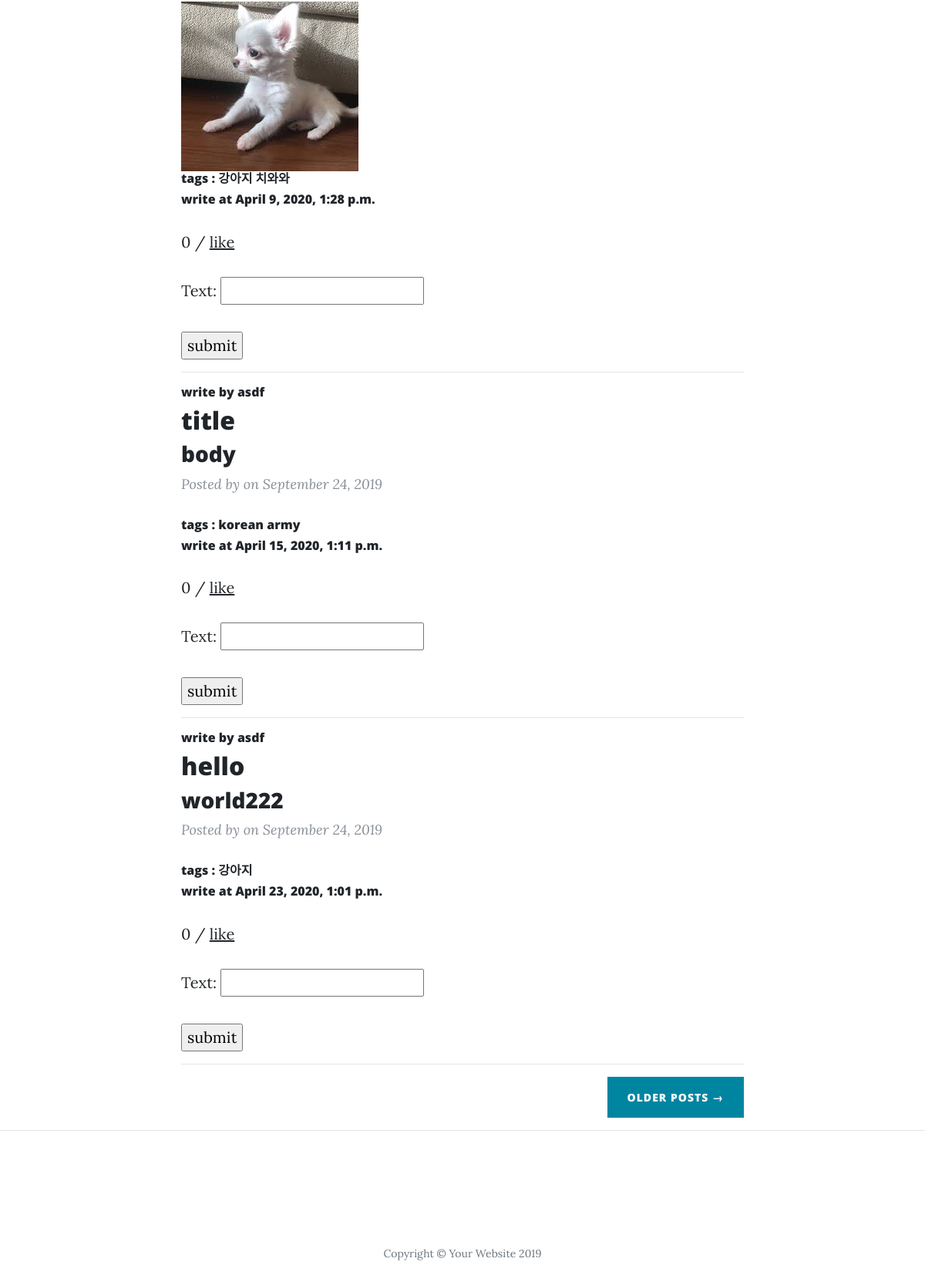
/user/asdf (lower part), run on an earlier commit of the app's database.
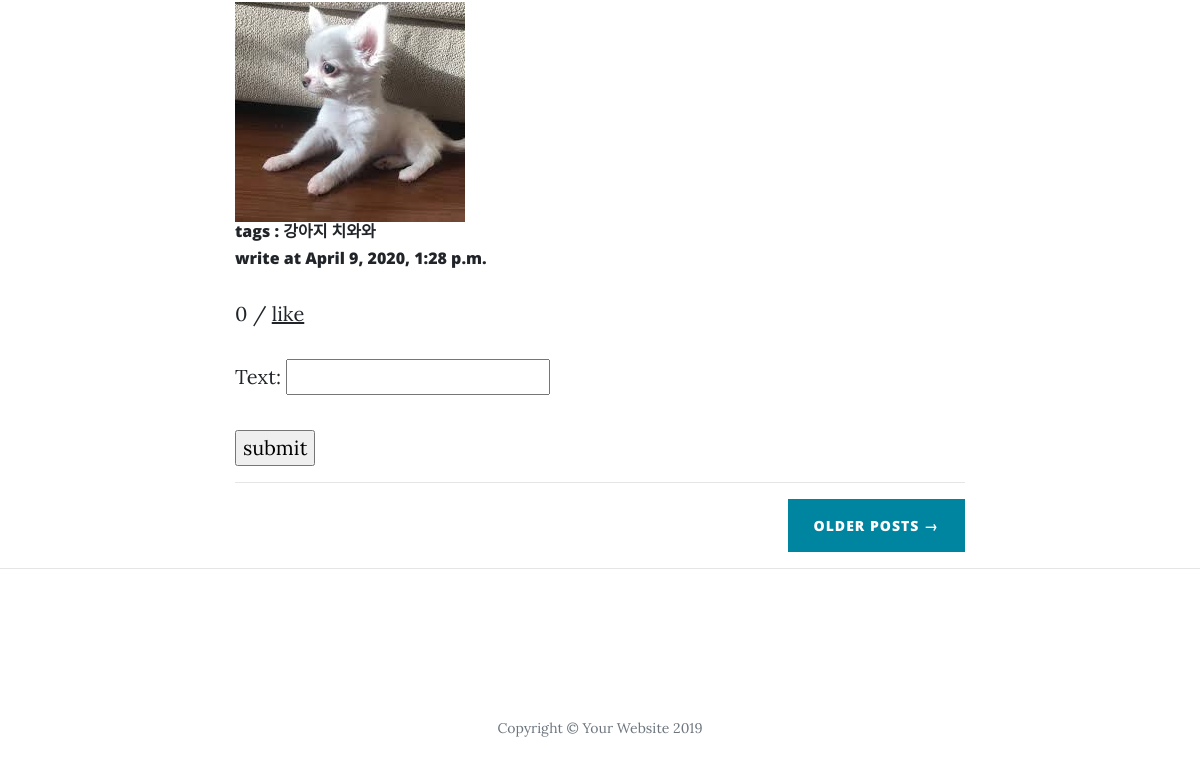
And on a later commit of the database.
### app/models.py (models this page shows, shortened)
class Post(models.Model):
    title = models.CharField(max_length=200)
    date = models.DateTimeField('date published')
    body = models.TextField()
    writer = models.ForeignKey(settings.AUTH_USER_MODEL, on_delete=models.CASCADE, related_name="writer", default="")
    image = models.ImageField(upload_to='images/', blank=True)
    hashtag = models.CharField(max_length=200, blank=True)
    hashtags = models.ManyToManyField('Hashtag', blank=True)
    likes = models.ManyToManyField(settings.AUTH_USER_MODEL, related_name="likes")

class Hashtag(models.Model):
    name = models.CharField(max_length=50)

### app/views.py (the view)
# urls.py: path('user/<str:pk>', app.views.user, name='user'),
def user(request, pk):
    user = User.objects.get(username=pk)
    posts = Post.objects.filter(writer=user)
    c_form = CommentForm()
    r = Relationship.objects
    flw_list = r.filter(who=user)
    flwer_list = r.filter(whom=user)
    flw = flw_list.count()
    flwer = flwer_list.count()
    if request.user.is_authenticated:
        b = r.filter(who=request.user, whom=user)
        return render(request, 'app/user.html', {'b': b,'flw': flw, 'flwer': flwer, 'flw_list': flw_list, 'flwer_list': flwer_list, 'user': user, 'posts': posts, 'c_form': c_form})
    else:
        return render(request, 'app/user.html', {'flw': flw, 'flwer': flwer, 'flw_list': flw_list, 'flwer_list': flwer_list, 'user': user, 'posts': posts, 'c_form': c_form})

### app/forms.py
class CommentForm(forms.ModelForm):
    class Meta:
        model = Comment
        fields = ['text']

### app/templates/app/user.html (shortened to what this page needs)
{% extends "app/base.html" %}
{% block posts %}
    {{ block.super }}
{% endblock %}

### app/templates/app/base.html (shortened to what this page needs)
{% load staticfiles %}
<!DOCTYPE html>
<html lang="en">
<head>
  <link href="{% static 'vendor/bootstrap.min.css' %}" rel="stylesheet">
  <link href="{% static 'vendor/all.min.css' %}" rel="stylesheet" type="text/css">
  <link href= "{% static 'css/clean-blog.min.css' %}" rel="stylesheet">
</head>
<body>
{% block posts %}
  <div class="container">
    <div class="row">
      <div class="col-lg-8 col-md-10 mx-auto">
        {% for post in posts.all %}
        <div class="post-preview">
            <h6>write by <a href="{% url 'user' pk=post.writer %}">{{ post.writer }}</a> </h6>
            <h2 class="post-title">
              {{ post.title }}
            </h2>
            <h3 class="post-subtitle">
              {{ post.body }}
            </h3>
          <p class="post-meta">Posted by
            on September 24, 2019</p>
            {% if post.image %}
            <img src="{{ post.image.url }}">
            {% endif %}
            <h6>tags :
            {% for hashtag in post.hashtags.all %}
                <a href="{% url 'hashtag' pk=hashtag.id %}">
                    {{ hashtag.name }}
                </a>
            {% endfor %}
            </h6>
            <h6>write at {{ post.date }}</h6>
            <p>{{ post.likes.count }} / <a href="{% url 'like' pk=post.pk %}">like</a></p>
            {% if user.is_authenticated %}
                <form method='POST' action='/comment/{{ post.id }}'>
                    <table>
                        {{ c_form.as_p }}
                    </table>
                    <input type='submit', value='submit'>
                </form>
            {% endif %}
            </div>
            <hr>
        {% endfor %}
        <div class="clearfix">
          <a class="btn btn-primary float-right" href="#">Older Posts &rarr;</a>
        </div>
      </div>
    </div>
  </div>
  <hr>
{% endblock %}
{% block footer %}
<footer>
<div class="container">
  <div class="row">
    <div class="col-lg-8 col-md-10 mx-auto">
      <ul class="list-inline text-center">
        <li class="list-inline-item">
          <a href="#">
            <span class="fa-stack fa-lg">
              <i class="fas fa-circle fa-stack-2x"></i>
              <i class="fab fa-twitter fa-stack-1x fa-inverse"></i>
            </span>
          </a>
        </li>
        <li class="list-inline-item">
          <a href="#">
            <span class="fa-stack fa-lg">
              <i class="fas fa-circle fa-stack-2x"></i>
              <i class="fab fa-facebook-f fa-stack-1x fa-inverse"></i>
            </span>
          </a>
        </li>
        <li class="list-inline-item">
          <a href="#">
            <span class="fa-stack fa-lg">
              <i class="fas fa-circle fa-stack-2x"></i>
              <i class="fab fa-github fa-stack-1x fa-inverse"></i>
            </span>
          </a>
        </li>
      </ul>
      <p class="copyright text-muted">Copyright &copy; Your Website 2019</p>
    </div>
  </div>
</div>
</footer>
{% endblock %}
</body>
</html>

What changed in the data, as far as the page shows it:
removed Post: writer "asdf", title "title", body "body", date "April 15, 2020, 1:11 p.m.", likes.count "0"
no longer on this page (row unchanged): Hashtag: name "korean", shown under "asdf"
no longer on this page (row unchanged): Hashtag: name "army", shown under "asdf"
removed Post: writer "asdf", title "hello", body "world222", date "April 23, 2020, 1:01 p.m.", likes.count "0", Hashtag (name "강아지")
